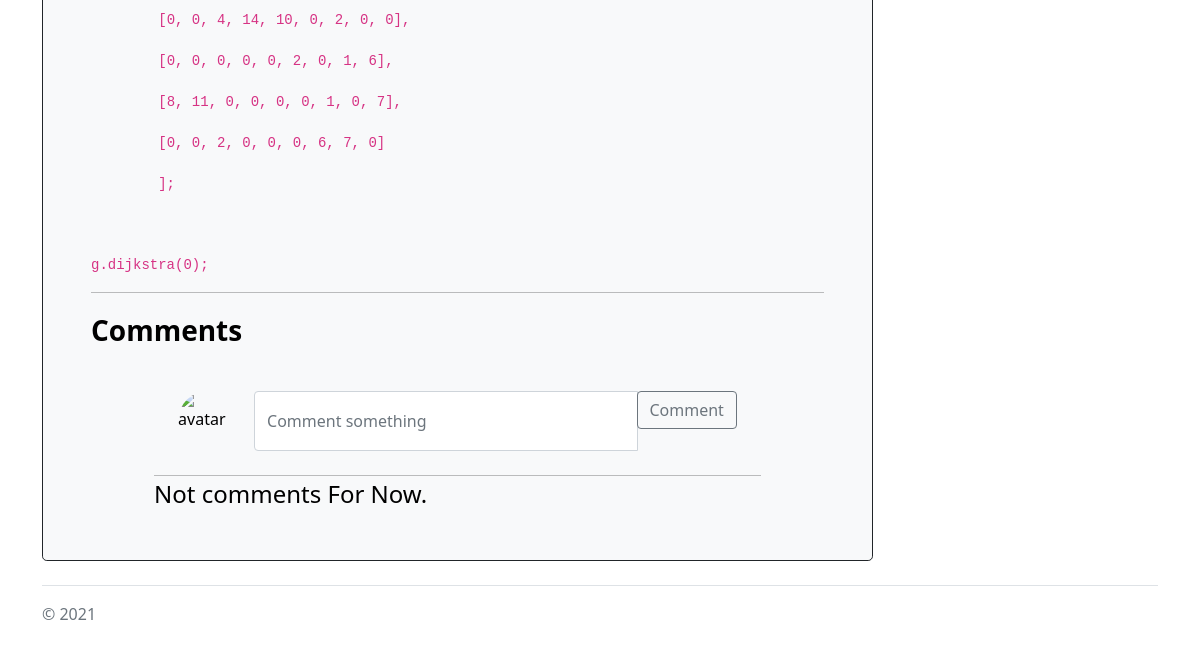
/article/Dijkstra’s shortest path algorithm/50/ (lower part), run on an earlier commit of the app's database.
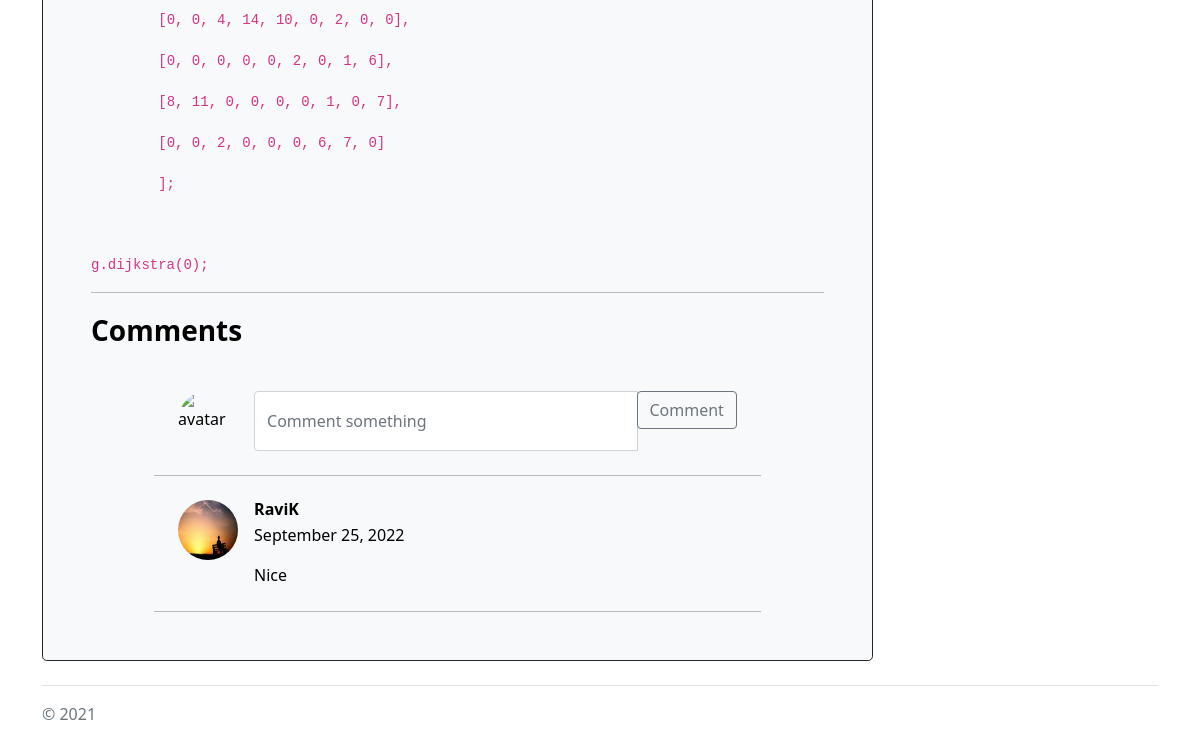
And on a later commit of the database.
### article/models.py (models this page shows, shortened)
class Comment(models.Model):
    post = models.ForeignKey(Post, on_delete=models.CASCADE)
    author = models.CharField(default="",max_length=25)
    image_url = models.CharField(default="",max_length=100)
    comment = models.TextField()
    likes = models.IntegerField(default=0)
    date_posted = models.DateTimeField(default=timezone.now)

### article/views.py (the view, shortened to what this page needs)
# urls.py: path('article/<str:title>/<int:article_id>/',views.fullArticle, name='fullArticle'),
def fullArticle(request,title,article_id):
    post = Post.objects.get(id=article_id)
    comments = post.comment_set.order_by('-date_posted')
    context = {
        'post':post,
        'comments':comments,
        }
    return render(request, 'article/full_article1.html', context=context)

### article/templates/article/full_article1.html (shortened to what the changed rows need)
<!DOCTYPE html>
<html lang="en">
<head>
    <link href="https://cdn.jsdelivr.net/npm/bootstrap@5.1.3/dist/css/bootstrap.min.css" rel="stylesheet"
>
</head>
<body>
    <main>
        <div class="container py-4">
            <div class="row align-items-md-stretch">
                <div class="col-md-9 ">
                    <div class="h-100 p-5 text-black bg-light rounded-3 border border-dark">
                        <div class="row d-flex justify-content-center">
                            <div class="col-md-12 col-lg-10">
                                {% if user.is_authenticated %}
                                <div class="card-body p-4">
                                    <div class="d-flex flex-start">
                                        <img class="rounded-circle shadow-1-strong me-3"
                                            src="{{ user.profile.image.url }}" alt="avatar"
                                            width="60" height="60" />
                                            <form action="" method="post" id="formId">
                                                {% csrf_token %}
                                                <div class="input-group">
                                                    <input type="text" class="form-control" placeholder="Comment something"
                                                        aria-label="Recipient's username with two button addons" name="addComment" >
                                                    <button class="btn btn-outline-secondary" type="submit">Comment</button>
                                                </div>
                                                </form>
                                    </div>
                                </div>
                                {% else %}
                                <div class="card-body p-4">
                                    <div class="d-flex flex-start">
                                    </div>
                                </div>
                                {% endif %}
                                <hr class="my-0" />
                                {% for comment in comments %}
                                <div class="card-body p-4">
                                    <div class="d-flex flex-start">
                                        <img class="rounded-circle shadow-1-strong me-3"
                                            src="{{ comment.image_url }}" alt="avatar"
                                            width="60" height="60" />
                                        <div>
                                            <h6 class="fw-bold mb-1">{{ comment.author }}</h6>
                                            <div class="d-flex align-items-center mb-3">
                                                <p class="mb-0">
                                                    {{ comment.date_posted|date:"F d, Y"}}
                                                </p>
                                                <a href="#!" class="link-muted"></a>
                                                <a href="#!" class="link-muted"></a>
                                                <a href="#!" class="link-muted"></a>
                                            </div>
                                            <p class="mb-0">
                                                <span>{{comment.comment }} </span>
                                            </p>
                                        </div>
                                    </div>
                                </div>
                                <hr class="my-0" />
                            {% empty %}
                               <span class="fs-4">Not comments For Now.</span>
                            {% endfor %}
                            </div>
                        </div>
                    </div>
                </div>
            </div>
        </div>
    </main>
</body>
</html>

What changed in the data, as far as the page shows it:
added Comment: image_url (picture), author "RaviK", date_posted "September 25, 2022", comment "Nice"
Also different on the page:
text no longer shown: "Not comments For Now."
